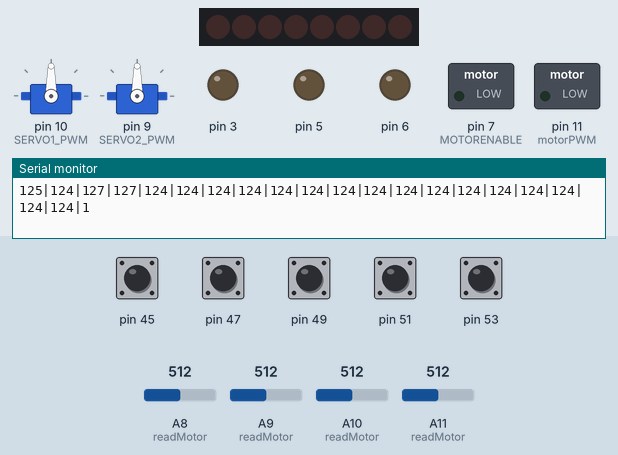
Simulated run of this program. Board: Arduino Mega 2560, built with avr-gcc and run on an emulated ATmega2560. Parts: 8 shift-register outputs drawn as a row of LEDs (first output left, lit = HIGH), 2 × servo, switched loads named in the program (green lamp = pin HIGH), output pins drawn as LEDs (lit = HIGH), the last lines printed to the serial monitor. Wiring (inferred from the names in the program): shift register (74HC595): data pin 8; shift clock pin 4; latch pin 12. Wiring (inferred from the signals the program sends): row of LEDs: on Q0, Q1, Q2, Q3, Q4, Q5, Q6, Q7. The test bench sets the inputs (shaded band); at power-on: pin 45, pin 47, pin 49, pin 51, pin 53 HIGH, A8 (readMotor) = 512, A9 (readMotor) = 512, A10 (readMotor) = 512, A11 (readMotor) = 512. Pins used as bus, display or sensor lines are not drawn.

Above: at 1.2 s.
1.3 s: pin 47 pulled LOW for 0.15 s
At 1.8 s:
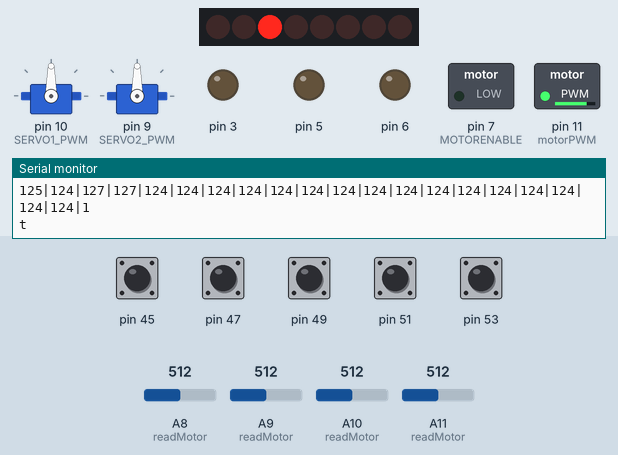
2.9 s: A8 (readMotor) set to 493
At 3.6 s:
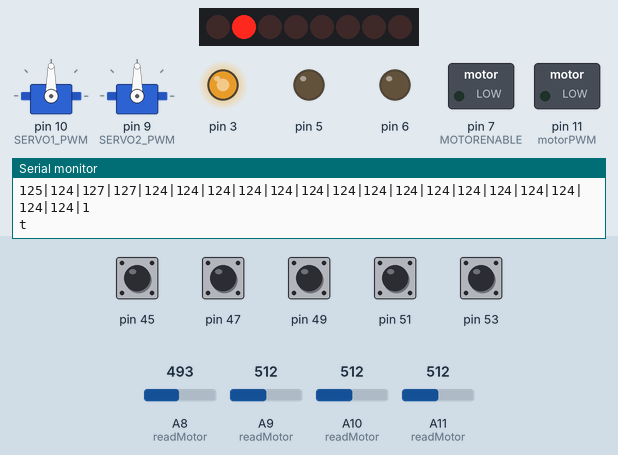
4.4 s: A9 (readMotor) set to 504
At 4.8 s:
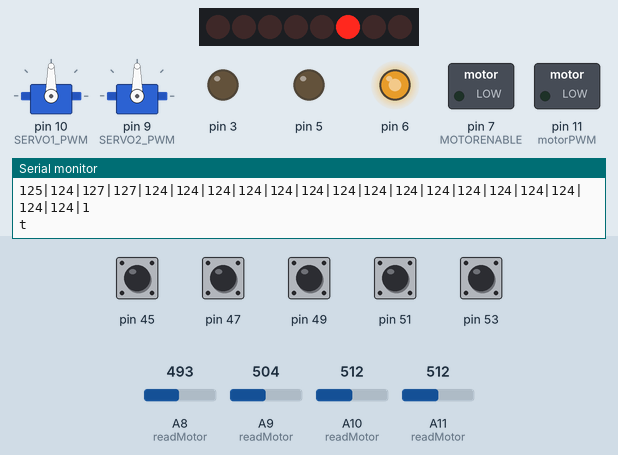
5.9 s: A10 (readMotor) set to 490
At 7.1 s:
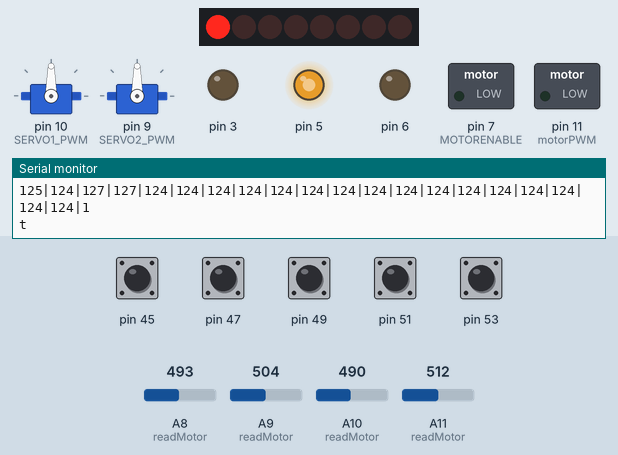
7.4 s: A11 (readMotor) set to 306
At 8.6 s:
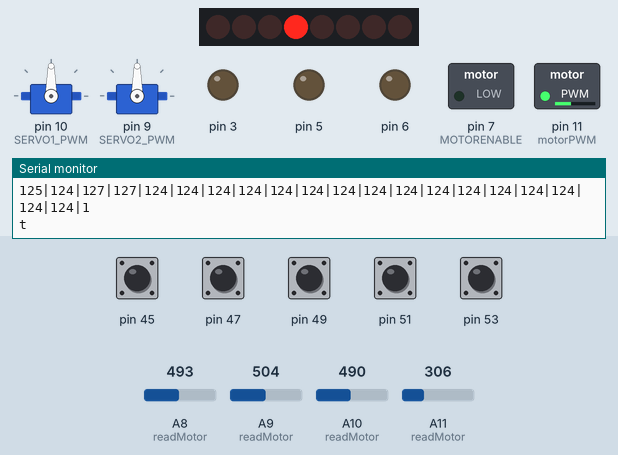
8.9 s: A8 (readMotor) set to 716
At 9.4 s:
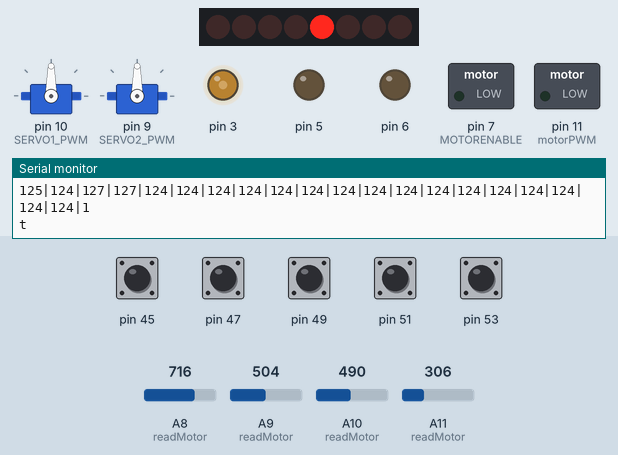
Timing chart, 0 to 11.4 s (numbered marks = the images above; inputs shaded):
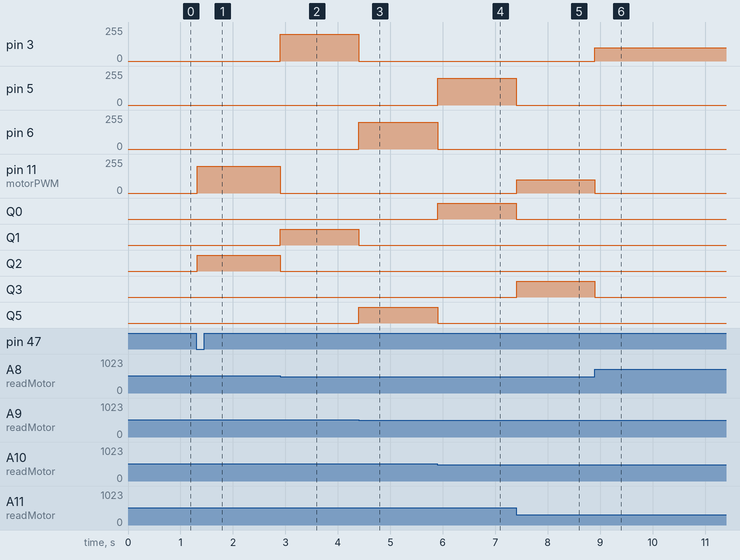

The program:

main.cpp
```cpp
#include <Arduino.h>
#include <Servo.h>
#define MOTORLATCH 12
#define MOTORCLK 4
#define MOTORENABLE 7
#define MOTORDATA 8
#define MOTOR1_A 2
#define MOTOR1_B 3
#define MOTOR2_A 1
#define MOTOR2_B 4
#define MOTOR3_A 5
#define MOTOR3_B 7
#define MOTOR4_A 0
#define MOTOR4_B 6
#define MOTOR1_PWM 11
#define MOTOR2_PWM 3
#define MOTOR3_PWM 6
#define MOTOR4_PWM 5
#define SERVO1_PWM 10
#define SERVO2_PWM 9
#define FORWARD 1
#define BACKWARD 2
#define BRAKE 3
#define RELEASE 4
Servo servo_1;
Servo servo_2;

int b1;
int v1 = 100;
int b2;
int v2 = 100;

int pos[4];
int posAlt[4];

int layer = 1;

int layer1[4] = {500, 500, 500, 500};
int layer2[4] = {500, 500, 500, 500};
int layer3[4] = {500, 500, 500, 500};
int layer4[4] = {500, 500, 500, 500};
int layer5[4] = {500, 500, 500, 500};

int layer1old[4] = {500, 500, 500, 500};
int layer2old[4] = {500, 500, 500, 500};
int layer3old[4] = {500, 500, 500, 500};
int layer4old[4] = {500, 500, 500, 500};
int layer5old[4] = {500, 500, 500, 500};

int speed = 200;

void setup()
{
  Serial.begin(9600);
  servo_1.attach(SERVO1_PWM);
  servo_2.attach(SERVO2_PWM);
  pinMode(A8, INPUT);
  pinMode(A9, INPUT);
  pinMode(A10, INPUT);
  pinMode(A11, INPUT);
  // Buttons
  pinMode(53, INPUT);
  digitalWrite(53, HIGH);
  pinMode(51, INPUT);
  digitalWrite(51, HIGH);
  pinMode(49, INPUT);
  digitalWrite(49, HIGH);
  pinMode(47, INPUT);
  digitalWrite(47, HIGH);
  pinMode(45, INPUT);
  digitalWrite(45, HIGH);

}

void readMotor()
{
  //pos[0] = analogRead(A8);
   pos[0] = map(analogRead(A8), 100, 933, 0, 1023);
  //pos[1] = analogRead(A9);
   pos[1] = map(analogRead(A9), 98, 943, 0, 1023);
  //pos[2] = analogRead(A10);
   pos[2] = map(analogRead(A10), 94, 930, 0, 1023);
  //pos[3] = analogRead(A11);
   pos[3] = map(analogRead(A11), 96, 929, 0, 1023);

  /*
  Serial.print(analogRead(A8));
  Serial.print("|");
  Serial.print(analogRead(A9));
  Serial.print("|");
  Serial.print(analogRead(A10));
  Serial.print("|");
  Serial.print(analogRead(A11));
  Serial.println("|");
  */

  for (int i = 0; i < 4; i++)
  {
    if (pos[i] > 1024)
    {
      pos[i] = 1024;
    }
    if (pos[i] < 0)
    {
      pos[i] = 0;
    }
  }
}

void shiftWrite(int output, int high_low)
{
  static int latch_copy;
  static int shift_register_initialized = false;
  // Do the initialization on the fly,
  // at the first time it is used.
  if (!shift_register_initialized)
  {
    // Set pins for shift register to output
    pinMode(MOTORLATCH, OUTPUT);
    pinMode(MOTORENABLE, OUTPUT);
    pinMode(MOTORDATA, OUTPUT);
    pinMode(MOTORCLK, OUTPUT);
    // Set pins for shift register to default value (low);
    digitalWrite(MOTORDATA, LOW);
    digitalWrite(MOTORLATCH, LOW);
    digitalWrite(MOTORCLK, LOW);
    // Enable the shift register, set Enable pin Low.
    digitalWrite(MOTORENABLE, LOW);
    // start with all outputs (of the shift register) low
    latch_copy = 0;
    shift_register_initialized = true;
  }
  // The defines HIGH and LOW are 1 and 0.
  // So this is valid.
  bitWrite(latch_copy, output, high_low);
  shiftOut(MOTORDATA, MOTORCLK, MSBFIRST, latch_copy);
  delayMicroseconds(5); // For safety, not really needed.
  digitalWrite(MOTORLATCH, HIGH);
  delayMicroseconds(5); // For safety, not really needed.
  digitalWrite(MOTORLATCH, LOW);
}
void motor_output(int output, int high_low, int speed)
{
  int motorPWM;
  switch (output)
  {
  case MOTOR1_A:
  case MOTOR1_B:
    motorPWM = MOTOR1_PWM;
    break;
  case MOTOR2_A:
  case MOTOR2_B:
    motorPWM = MOTOR2_PWM;
    break;
  case MOTOR3_A:
  case MOTOR3_B:
    motorPWM = MOTOR3_PWM;
    break;
  case MOTOR4_A:
  case MOTOR4_B:
    motorPWM = MOTOR4_PWM;
    break;
  default:
    speed = -3333;
    break;
  }
  if (speed != -3333)
  {
    shiftWrite(output, high_low); // set PWM only if it is valid
    if (speed >= 0 && speed <= 255)
    {
      analogWrite(motorPWM, speed);
    }
  }
}
void motor(int nMotor, int command, int speed)
{
  int motorA, motorB;
  if (nMotor >= 1 && nMotor <= 4)
  {
    switch (nMotor)
    {
    case 1:
      motorA = MOTOR1_A;
      motorB = MOTOR1_B;
      break;
    case 2:
      motorA = MOTOR2_A;
      motorB = MOTOR2_B;
      break;
    case 3:
      motorA = MOTOR3_A;
      motorB = MOTOR3_B;
      break;
    case 4:
      motorA = MOTOR4_A;
      motorB = MOTOR4_B;
      break;
    default:
      break;
    }
    switch (command)
    {
    case FORWARD:
      motor_output(motorA, HIGH, speed);
      motor_output(motorB, LOW, -1); // -1: no PWM set
      break;
    case BACKWARD:
      motor_output(motorA, LOW, speed);
      motor_output(motorB, HIGH, -1); // -1: no PWM set
      break;
    case BRAKE:
      motor_output(motorA, LOW, 255); // 255: fully on.
      motor_output(motorB, LOW, -1);  // -1: no PWM set
      break;
    case RELEASE:
      motor_output(motorA, LOW, 0);  // 0: output floating.
      motor_output(motorB, LOW, -1); // -1: no PWM set
      break;
    default:
      break;
    }
  }
}
void driveToPlace(int location, int motorNumber, int round)
{

  int speedDTP = 0;

  switch (round)
  {
  case 0:
    speedDTP = speed;
    break;
  case 1:
    speedDTP = speed / 2;
    break;
  case 2:
    speedDTP = speed / 3;
    break;
  case 3:
    speedDTP = speed / 4;
    break;
  }

  boolean drive;
  drive = true;
  int posNumber = motorNumber - 1;

  motor(motorNumber, RELEASE, speedDTP);

  if (pos[posNumber] > location)
  {

    while (drive)
    {

      motor(motorNumber, FORWARD, speedDTP);
      readMotor();
      // Serial.print(pos[posNumber]);
      // Serial.print(" V M:");
      // Serial.print(motorNumber);
      // Serial.print(" L: ");
      // Serial.println(location);
      if (pos[posNumber] <= location)
      {
        drive = false; // add counter to stop if nothing happens <-------------------
        // Serial.println("Stop");
      }
    }
    motor(motorNumber, RELEASE, speedDTP);
  }

  if (pos[posNumber] < location)
  {
    while (drive)
    {
      motor(motorNumber, BACKWARD, speedDTP);
      readMotor();
      // Serial.print(pos[posNumber]);
      // Serial.print(" ^ M: ");
      // Serial.print(motorNumber);
      // Serial.print(" L: ");
      // Serial.println(location);
      if (pos[posNumber] >= location)
      {
        drive = false;
        // Serial.println("Stop");
      }
    }
    motor(motorNumber, RELEASE, speedDTP);
  }
}

boolean array_cmp(int *a, int *b, int len_a, int len_b)
{
  int n;

  // if their lengths are different, return false
  if (len_a != len_b)
    return false;

  // test each element to be the same. if not, return false
  for (n = 0; n < len_a; n++)
  {
    if (a[n] != b[n])
      return false;
  }
  // ok, if we have not returned yet, they are equal :)
  return true;
}

void loop()
{
  boolean button1 = digitalRead(45);
  boolean button2 = digitalRead(47);
  boolean button3 = digitalRead(49);
  boolean button4 = digitalRead(51);
  boolean button5 = digitalRead(53);

  int rounds = 3;

  if (button1 == 0)
  {
    Serial.println("t");
    layer = 1;
    for (int i = 0; i < rounds; i++)
    {
      driveToPlace(layer1[0], 1, i);
      driveToPlace(layer1[1], 2, i);
      driveToPlace(layer1[2], 3, i);
      driveToPlace(layer1[3], 4, i);
      delay(10);
    }
    for (int i = 1; i < 4; i++)
    {
      motor(i, RELEASE, speed);
    }
    Serial.println("f");
  }
  if (button2 == 0)
  {
    Serial.println("t");
    layer = 2;
    for (int i = 0; i < rounds; i++)
    {
      driveToPlace(layer2[0], 1, i);
      driveToPlace(layer2[1], 2, i);
      driveToPlace(layer2[2], 3, i);
      driveToPlace(layer2[3], 4, i);
      delay(10);
    }
    for (int i = 1; i < 4; i++)
    {
      motor(i, RELEASE, speed);
    }
    Serial.println("f");
  }
  if (button3 == 0)
  {
    Serial.println("t");
    layer = 3;
    for (int i = 0; i < rounds; i++)
    {
      driveToPlace(layer3[0], 1, i);
      driveToPlace(layer3[1], 2, i);
      driveToPlace(layer3[2], 3, i);
      driveToPlace(layer3[3], 4, i);
      delay(10);
    }
    for (int i = 1; i < 4; i++)
    {
      motor(i, RELEASE, speed);
    }
    Serial.println("f");
  }
  if (button4 == 0)
  {
    Serial.println("t");
    layer = 4;
    for (int i = 0; i < rounds; i++)
    {
      driveToPlace(layer4[0], 1, i);
      driveToPlace(layer4[1], 2, i);
      driveToPlace(layer4[2], 3, i);
      driveToPlace(layer4[3], 4, i);
      delay(10);
    }
    for (int i = 1; i < 4; i++)
    {
      motor(i, RELEASE, speed);
    }
    Serial.println("f");
  }
  if (button5 == 0)
  {
    Serial.println("t");
    layer = 5;
    for (int i = 0; i < rounds; i++)
    {
      driveToPlace(layer5[0], 1, i);
      driveToPlace(layer5[1], 2, i);
      driveToPlace(layer5[2], 3, i);
      driveToPlace(layer5[3], 4, i);
      delay(10);
    }
    for (int i = 1; i < 4; i++)
    {
      motor(i, RELEASE, speed);
    }
    Serial.println("f");
  }

  readMotor();

  switch (layer)
  {
  case 1:
    for (int i = 0; i < 4; i++)
    {
      layer1[i] = pos[i];
    }
    break;

  case 2:
    for (int i = 0; i < 4; i++)
    {
      layer2[i] = pos[i];
    }
    break;

  case 3:
    for (int i = 0; i < 4; i++)
    {
      layer3[i] = pos[i];
    }
    break;

  case 4:
    for (int i = 0; i < 4; i++)
    {
      layer4[i] = pos[i];
    }
    break;

  case 5:
    for (int i = 0; i < 4; i++)
    {
      layer5[i] = pos[i];
    }
    break;

  default:
    break;
  }
///*
  //if (array_cmp(posAlt, pos, 4, 4) == false)
  //{

    int mapTo = 255; // dmx 255 serail 1024
    Serial.print(map(layer1[0], 0, 1023, 0, mapTo));
    Serial.print("|");
    Serial.print(map(layer1[1], 0, 1023, 0, mapTo));
    Serial.print("|");
    Serial.print(map(layer1[2], 0, 1023, 0, mapTo));
    Serial.print("|");
    Serial.print(map(layer1[3], 0, 1023, 0, mapTo));
    Serial.print("|");

    Serial.print(map(layer2[0], 0, 1023, 0, mapTo));
    Serial.print("|");
    Serial.print(map(layer2[1], 0, 1023, 0, mapTo));
    Serial.print("|");
    Serial.print(map(layer2[2], 0, 1023, 0, mapTo));
    Serial.print("|");
    Serial.print(map(layer2[3], 0, 1023, 0, mapTo));
    Serial.print("|");

    Serial.print(map(layer3[0], 0, 1023, 0, mapTo));
    Serial.print("|");
    Serial.print(map(layer3[1], 0, 1023, 0, mapTo));
    Serial.print("|");
    Serial.print(map(layer3[2], 0, 1023, 0, mapTo));
    Serial.print("|");
    Serial.print(map(layer3[3], 0, 1023, 0, mapTo));
    Serial.print("|");

    Serial.print(map(layer4[0], 0, 1023, 0, mapTo));
    Serial.print("|");
    Serial.print(map(layer4[1], 0, 1023, 0, mapTo));
    Serial.print("|");
    Serial.print(map(layer4[2], 0, 1023, 0, mapTo));
    Serial.print("|");
    Serial.print(map(layer4[3], 0, 1023, 0, mapTo));
    Serial.print("|");

    Serial.print(map(layer5[0], 0, 1023, 0, mapTo));
    Serial.print("|");
    Serial.print(map(layer5[1], 0, 1023, 0, mapTo));
    Serial.print("|");
    Serial.print(map(layer5[2], 0, 1023, 0, mapTo));
    Serial.print("|");
    Serial.print(map(layer5[3], 0, 1023, 0, mapTo));

//dmx
    Serial.print("|");
    Serial.print(layer);

    Serial.println();

    for (int i = 0; i < 4; i++)
    {
      posAlt[i] = pos[i];
    }
  //}
  //*/
}
```

Measured:
- the behaviour switches between 508 and 507 on A8 (readMotor) (found by bisection; images 1 and 2)
- the behaviour switches between 512 and 511 on A9 (readMotor) (found by bisection; images 2 and 3)
- the behaviour switches between 504 and 503 on A10 (readMotor) (found by bisection; images 3 and 4)
- after the input at 1.3 s, pin 11 (motorPWM): 0/255 → 200/255 at once; Q2: LOW → HIGH at once
- after the input at 2.9 s, pin 3: 0/255 → 200/255 at once; pin 11 (motorPWM): 200/255 → 0/255 at once; Q1: LOW → HIGH at once; Q2: HIGH → LOW at once
- after the input at 4.4 s, pin 3: 200/255 → 0/255 at once; pin 6: 0/255 → 200/255 at once; Q1: HIGH → LOW at once; Q5: LOW → HIGH at once
- after the input at 5.9 s, pin 5: 0/255 → 200/255 at once; pin 6: 200/255 → 0/255 at once; Q0: LOW → HIGH at once; Q5: HIGH → LOW at once
- after the input at 7.4 s, pin 5: 200/255 → 0/255 at once; pin 11 (motorPWM): 0/255 → 100/255 at once; Q0: HIGH → LOW at once; Q3: LOW → HIGH at once
- after the input at 8.9 s, pin 3: 0/255 → 100/255 at once; pin 11 (motorPWM): 100/255 → 0/255 at once; Q3: HIGH → LOW at once
